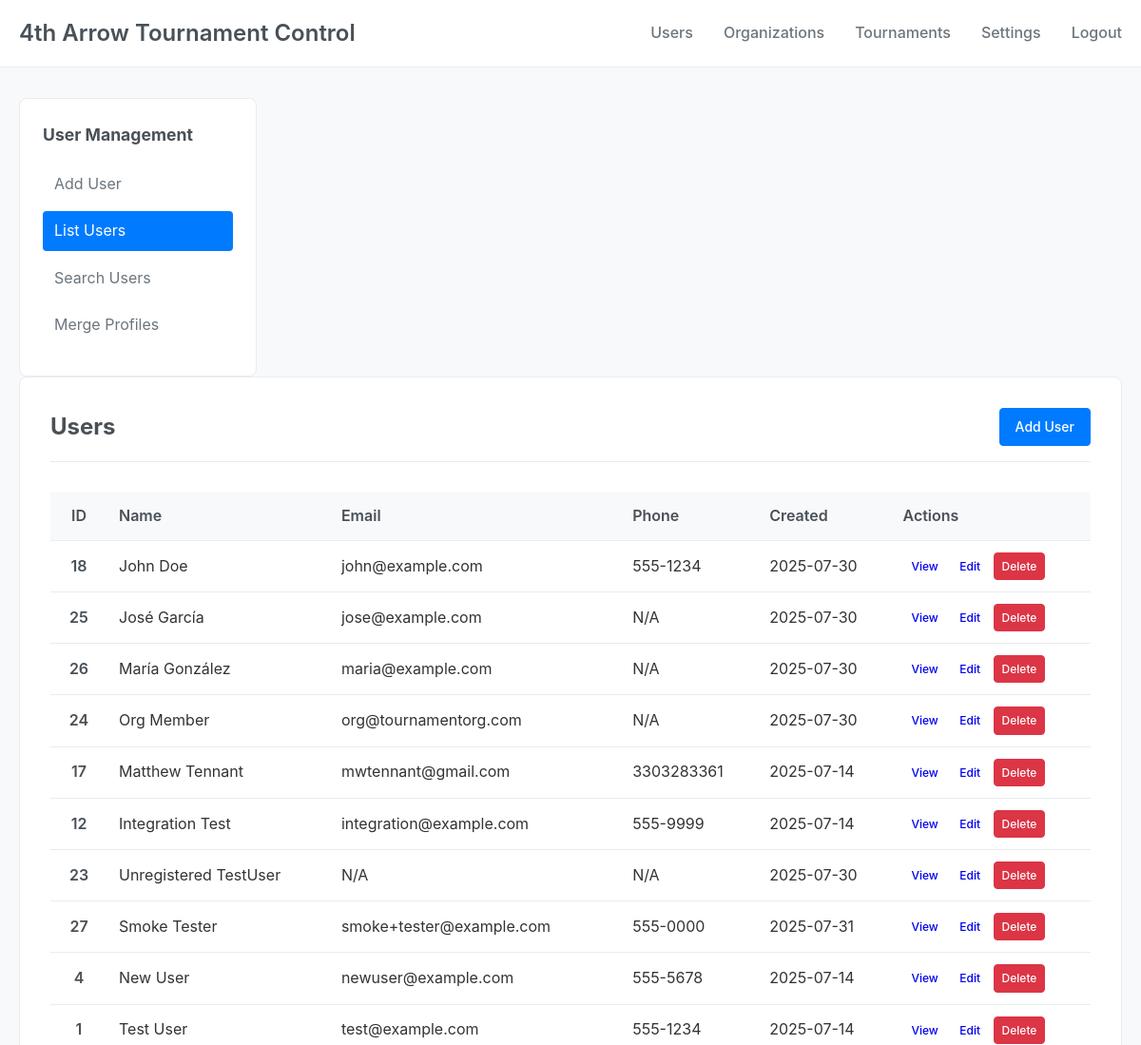
Page /users/ (signed in, upper part) on the earlier database version.
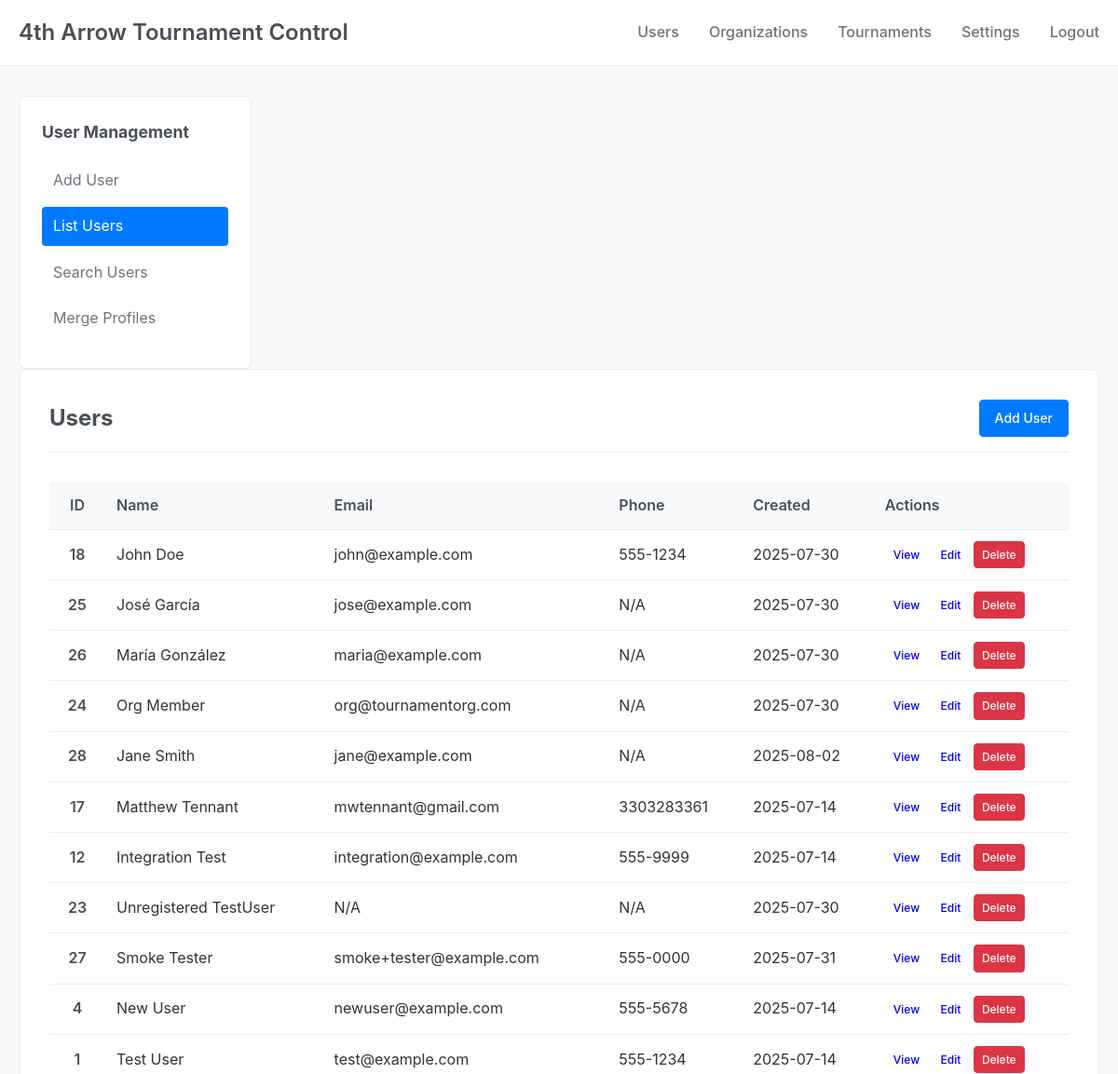
Same page on the later database version.
### core/models.py (models this page shows, shortened)
class User(Base):
    __tablename__ = 'users'
    id = Column(Integer, primary_key=True, autoincrement=True)
    email = Column(String(255), unique=True, nullable=True)
    password_hash = Column(Text, nullable=True)
    first_name = Column(String(100), nullable=False)
    last_name = Column(String(100), nullable=False)
    phone = Column(String(20), nullable=True)
    address = Column(Text, nullable=True)
    usbc_id = Column(String(50), nullable=True)
    tnba_id = Column(String(50), nullable=True)
    created_at = Column(DateTime, default=func.now())
    deleted_at = Column(DateTime, nullable=True)
    organization_memberships = relationship("OrganizationMembership", back_populates="user", cascade="all, delete-orphan")

### src/gui/users.py (the view)
@users_bp.route('/')
@require_auth
def list() -> str:
    print("DEBUG: Accessing users list route")
    session = db_manager.get_session()
    try:
        users = session.query(User).order_by(User.last_name, User.first_name).all()
        print(f"DEBUG: Found {len(users)} users")
        return render_template('users/list.html', users=users)
    except Exception as e:
        print(f"DEBUG: Error in users list: {e}")
        flash(f'Error loading users: {str(e)}', 'error')
        return render_template('users/list.html', users=[])
    finally:
        session.close()

### src/gui/utils.py (called while the page is built)
def require_auth(f: Callable) -> Callable:
    @wraps(f)
    def decorated_function(*args: Any, **kwargs: Any) -> Any:
        if 'user_id' not in session:
            flash('Please log in to access this page.', 'error')
            return redirect(url_for('auth.login'))
        return f(*args, **kwargs)
    return decorated_function

### storage/database.py (called while the page is built)
    def get_session(self) -> Session:
        return self.SessionLocal()

### src/gui/templates/users/list.html (shortened to what this page needs)
{% extends "base.html" %}
{% block sidebar %}
<nav class="sidebar-nav">
    <h3>User Management</h3>
    <ul class="sidebar-list">
        <li><a href="{{ url_for('users.create') }}" class="sidebar-link">Add User</a></li>
        <li><a href="{{ url_for('users.list') }}" class="sidebar-link active">List Users</a></li>
        <li><a href="{{ url_for('users.search') }}" class="sidebar-link">Search Users</a></li>
        <li><a href="{{ url_for('users.merge') }}" class="sidebar-link">Merge Profiles</a></li>
    </ul>
</nav>
{% endblock %}
{% block content %}
<div class="users-list">
    <div class="page-header">
        <h2>Users</h2>
        <a href="{{ url_for('users.create') }}" class="btn btn-primary">Add User</a>
    </div>
    {% if users %}
    <div class="table-container">
        <table class="users-table">
            <thead>
                <tr>
                    <th>ID</th>
                    <th>Name</th>
                    <th>Email</th>
                    <th>Phone</th>
                    <th>Created</th>
                    <th>Actions</th>
                </tr>
            </thead>
            <tbody>
                {% for user in users %}
                <tr>
                    <td>{{ user.id }}</td>
                    <td>{{ user.first_name }} {{ user.last_name }}</td>
                    <td>{{ user.email or 'N/A' }}</td>
                    <td>{{ user.phone or 'N/A' }}</td>
                    <td>{{ user.created_at.strftime('%Y-%m-%d') if user.created_at else 'N/A' }}</td>
                    <td>
                        <a href="{{ url_for('users.view', user_id=user.id) }}" class="btn btn-small">View</a>
                        <a href="{{ url_for('users.edit', user_id=user.id) }}" class="btn btn-small">Edit</a>
                        <a href="{{ url_for('users.delete', user_id=user.id) }}" class="btn btn-small btn-danger">Delete</a>
                    </td>
                </tr>
                {% endfor %}
            </tbody>
        </table>
    </div>
    {% else %}
    <div class="empty-state">
        <h3>No users found</h3>
        <p>Get started by creating your first user account.</p>
        <a href="{{ url_for('users.create') }}" class="btn btn-primary">Add User</a>
    </div>
    {% endif %}
</div>
{% endblock %}

### src/gui/templates/base.html (shortened to what this page needs)
<!DOCTYPE html>
<html lang="en">
<head>
    <link rel="stylesheet" href="{{ url_for('static', filename='css/style.css') }}">
</head>
<body>
    <header class="header">
        <div class="container">
            <h1 class="logo">4th Arrow Tournament Control</h1>
            {% if session.user_id %}
            <nav class="nav">
                <ul class="nav-list">
                    <li class="nav-item">
                        <a href="{{ url_for('users.list') }}" class="nav-link">Users</a>
                    </li>
                    <li class="nav-item">
                        <a href="#" class="nav-link">Organizations</a>
                    </li>
                    <li class="nav-item">
                        <a href="#" class="nav-link">Tournaments</a>
                    </li>
                    <li class="nav-item">
                        <a href="#" class="nav-link">Settings</a>
                    </li>
                    <li class="nav-item">
                        <a href="{{ url_for('auth.logout') }}" class="nav-link">Logout</a>
                    </li>
                </ul>
            </nav>
            {% endif %}
        </div>
    </header>
    <main class="main">
        <div class="container">
            {% if session.user_id %}
            <div class="layout">
                <aside class="sidebar">
                    {% block sidebar %}{% endblock %}
                </aside>
            </div>
            {% endif %}
            <div class="{% if session.user_id %}content{% else %}content-login{% endif %}">
                {% block content %}{% endblock %}
            </div>
        </div>
    </main>
</body>
</html>

### src/gui/static/css/style.css (style rules this page uses)
* { margin: 0; padding: 0; box-sizing: border-box; }
body { font-family: -apple-system, BlinkMacSystemFont, 'Segoe UI', Roboto, sans-serif; font-size: 16px; line-height: 1.6; color: #333; background-color: #f8f9fa; }
.container { max-width: 1200px; margin: 0 auto; padding: 0 20px; }
.header { background-color: #fff; border-bottom: 1px solid #e9ecef; padding: 1rem 0; position: sticky; top: 0; z-index: 100; }
.header .container { display: flex; justify-content: space-between; align-items: center; }
.logo { font-size: 1.5rem; font-weight: 600; color: #495057; }
.nav-list { display: flex; list-style: none; gap: 2rem; }
.nav-link { color: #6c757d; text-decoration: none; font-weight: 500; transition: color 0.2s; }
.main { min-height: calc(100vh - 140px); padding: 2rem 0; }
.layout { display: grid; grid-template-columns: 250px 1fr; gap: 2rem; }
.sidebar { background-color: #fff; border-radius: 8px; padding: 1.5rem; height: fit-content; border: 1px solid #e9ecef; }
.sidebar-nav h3 { margin-bottom: 1rem; font-size: 1.1rem; color: #495057; }
.sidebar-list { list-style: none; }
.sidebar-list li { margin-bottom: 0.5rem; }
.sidebar-link { display: block; padding: 0.5rem 0.75rem; color: #6c757d; text-decoration: none; border-radius: 4px; transition: background-color 0.2s; }
.sidebar-link.active { background-color: #007bff; color: #fff; }
.content { background-color: #fff; border-radius: 8px; padding: 2rem; border: 1px solid #e9ecef; }
.btn { display: inline-block; padding: 0.5rem 1rem; font-size: 0.875rem; font-weight: 500; text-align: center; text-decoration: none; border: 1px solid transparent; border-radius: 4px; cursor: pointer; transition: all 0.2s; }
.btn-primary { background-color: #007bff; color: #fff; border-color: #007bff; }
.btn-small { padding: 0.25rem 0.5rem; font-size: 0.75rem; }
.page-header { display: flex; justify-content: space-between; align-items: center; margin-bottom: 2rem; padding-bottom: 1rem; border-bottom: 1px solid #e9ecef; }
.page-header h2 { color: #495057; }
.btn-danger { background-color: #dc3545; color: #fff; border-color: #dc3545; }
.table-container { overflow-x: auto; }
.users-table { width: 100%; border-collapse: collapse; margin-bottom: 1rem; }
.users-table th, .users-table td { padding: 0.75rem; text-align: left; border-bottom: 1px solid #e9ecef; }
.users-table th:first-child, .users-table td:first-child { width: 60px; text-align: center; font-weight: 600; color: #495057; }
.users-table th { background-color: #f8f9fa; font-weight: 600; color: #495057; }

Differences in the rows shown:
added User: id "28", first_name "Jane", last_name "Smith", email "jane@example.com", phone "N/A", created_at "2025-08-02"
